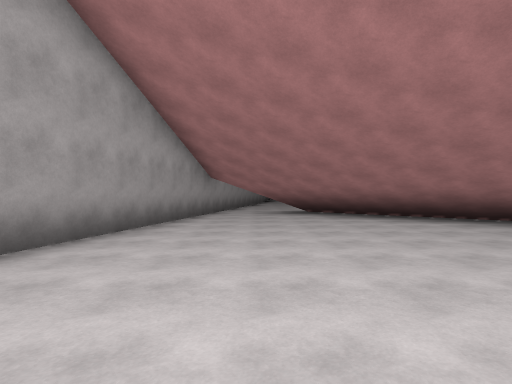
view 1 (above)

16 first-person views from a walk through a scene from a Unity 3-D project. The camera is 1.4 m above the floor, looks level and sees 80° across. The floor is counted in squares, 2.05 m on a side. Each view is taken from the middle of a square. On the plan, view 1 faces up. The plan holds only what a view shows up to about 10 squares ahead; the rest is blank. The place goes on beyond the plan. The player character is not drawn.

view 2
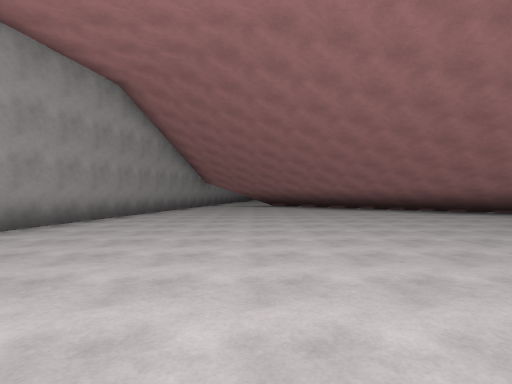

view 3
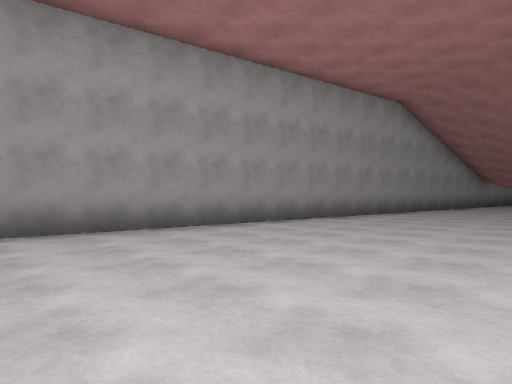

view 4
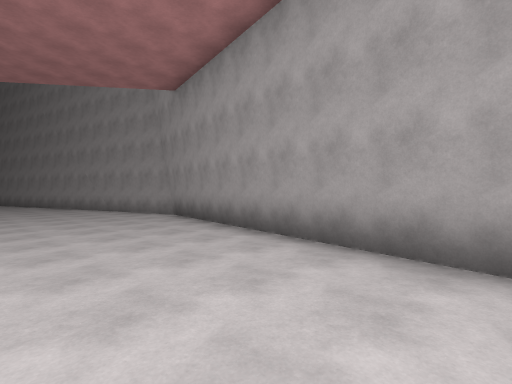

view 5
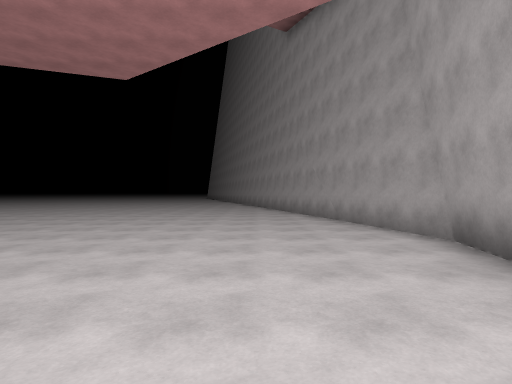

view 6
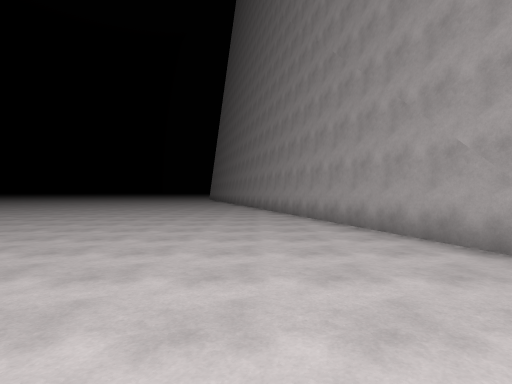

view 7
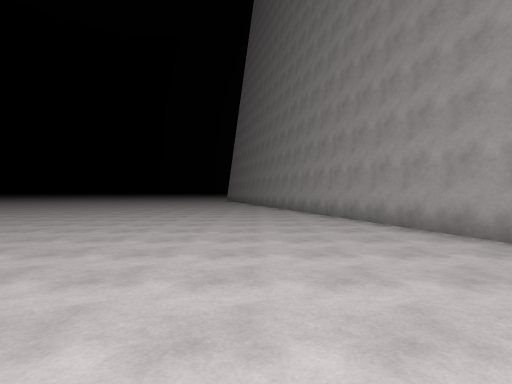

view 8
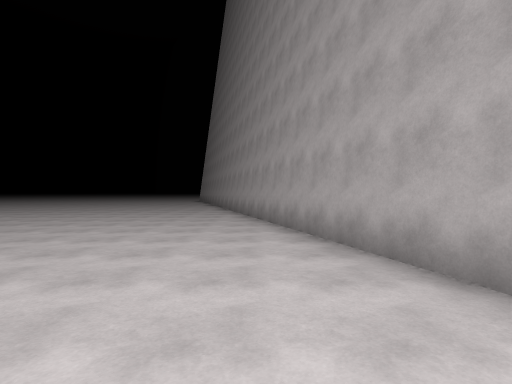

view 9
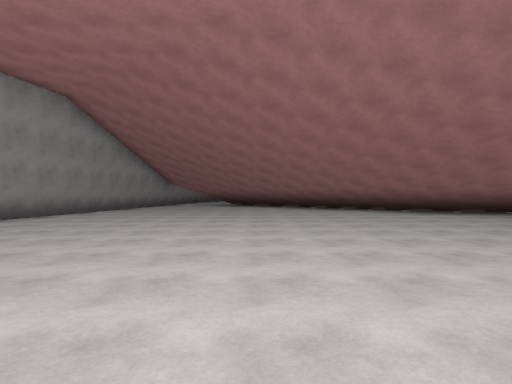

view 10
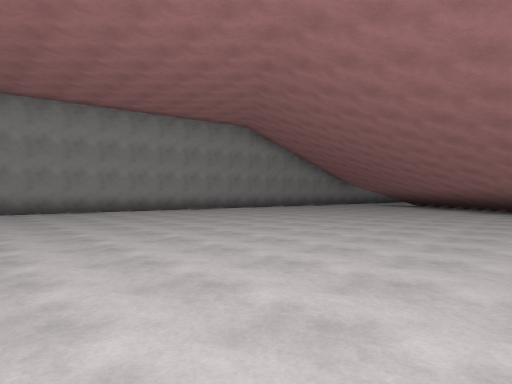

view 11
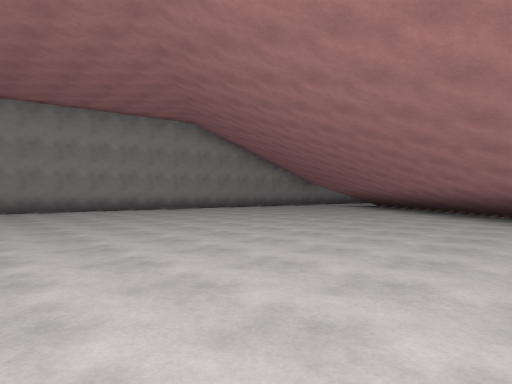

view 12
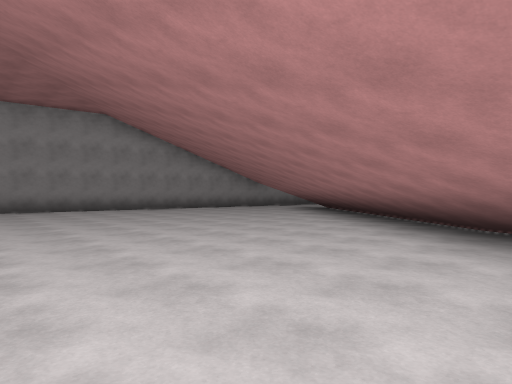

view 13
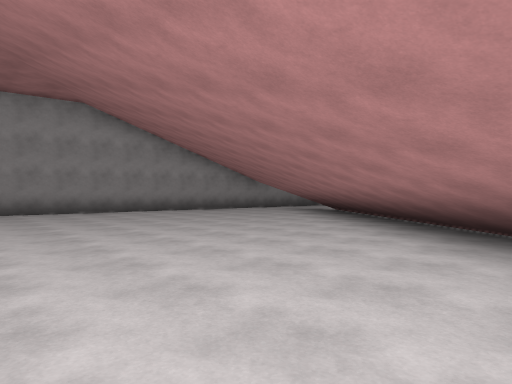

view 14
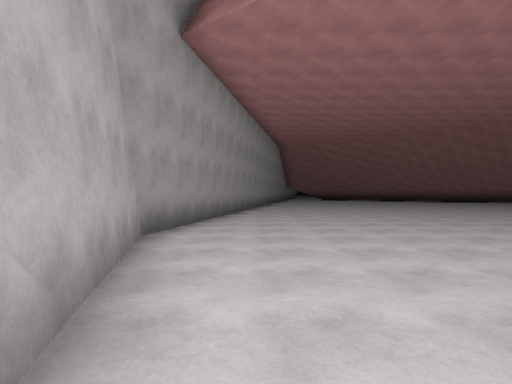

view 15
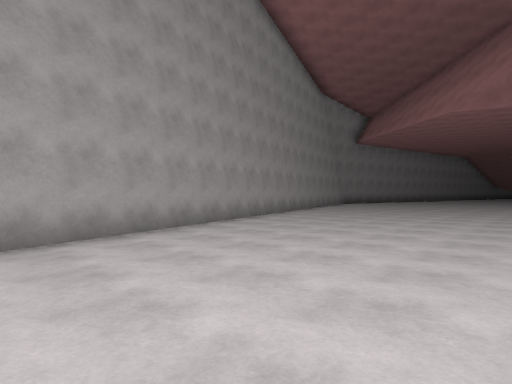

view 16
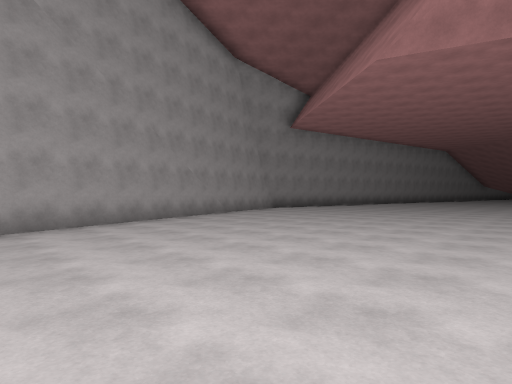

### Floor plan
Key: @ floor where view 1 was taken; # wall or solid block; . floor.
Columns run from 6 left of view 1 to 11 right of it. Each row starts with its distance up from view 1.
  8     #...###
  7     #....####
  6    ##......###
  5    #........###
  4    #.........####
  3    #..........####
  2    #............#
  1   ##............
  0   #...@.........
 -1   #.............
 -2   #............
 -3  ##............
 -4  #.............
 -5  #............
 -6  #............
 -7  #........
 -8 ##........
 -9 #........
-10 #........
-11 #........
-12 #........
-13 #........
-14 ##........
-15  #.........
-16  #.........
-17  #.........
-18  ##.......
-19   #........
-20   #.........
-21   ##........
-22    #.........
-23    #.........
-24    #..........
-25    ##.........
-26     #.........
-27     #........

Where each view was taken, in squares from view 1:
view 1: 0 up, 0 right, facing up
view 2: 5 down, 1 right, facing up
view 3: 7 down, 1 right, facing up-left
view 4: 3 down, 1 left, facing down-left
view 5: 7 down, 3 left, facing down
view 6: 12 down, 2 left, facing down
view 7: 16 down, 0 right, facing down
view 8: 17 down, 2 left, facing down
view 9: 6 down, 3 right, facing up
view 10: 6 down, 7 right, facing up-left
view 11: 4 down, 8 right, facing up-left
view 12: 1 down, 9 right, facing up-left
view 13: 0 up, 8 right, facing up-left
view 14: 16 down, 4 left, facing up
view 15: 27 down, 3 right, facing up-left
view 16: 21 down, 3 right, facing up-left
